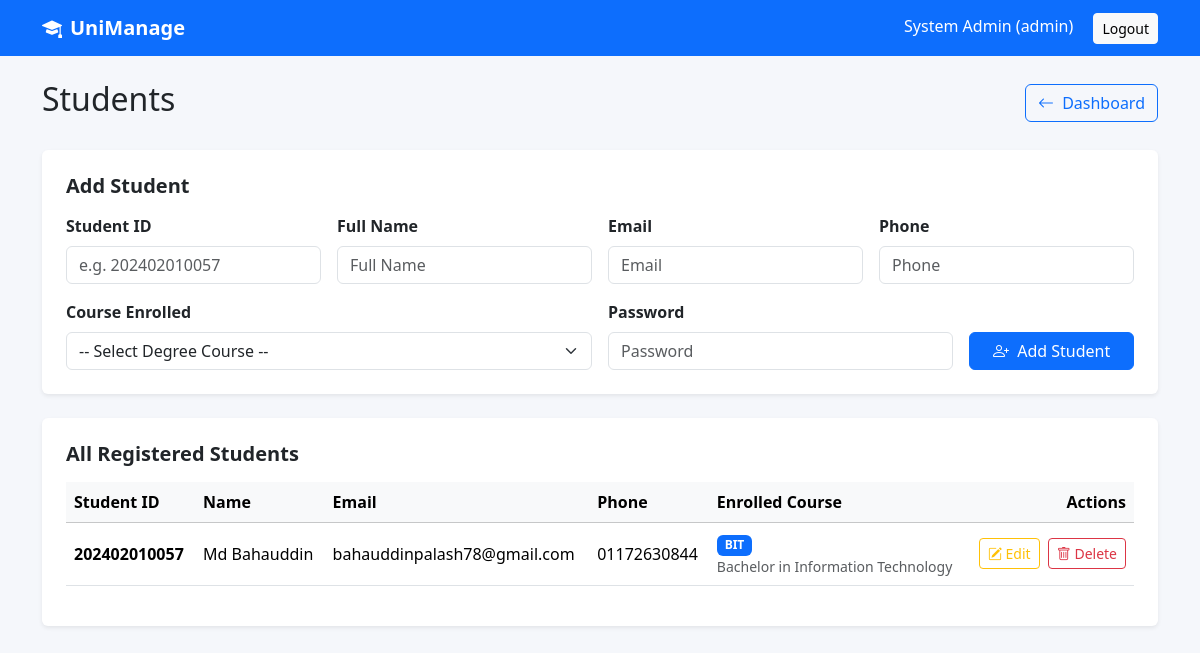
The app's page /admin/students.php (signed in) with its own data.
### tables this page shows
CREATE TABLE `students` (
  `id` int(11) NOT NULL,
  `user_id` int(11) NOT NULL,
  `course_id` int(11) DEFAULT NULL,
  `student_id` varchar(50) NOT NULL,
  `phone` varchar(30) DEFAULT NULL
);

CREATE TABLE `users` (
  `id` int(11) NOT NULL,
  `name` varchar(100) NOT NULL,
  `email` varchar(150) NOT NULL,
  `password` varchar(255) NOT NULL,
  `role` enum('admin','lecturer','student') NOT NULL,
  `created_at` timestamp NOT NULL DEFAULT current_timestamp()
);

CREATE TABLE `courses` (
  `id` int(11) NOT NULL,
  `program_id` int(11) DEFAULT NULL,
  `course_code` varchar(30) NOT NULL,
  `course_name` varchar(150) NOT NULL,
  `credit_hour` int(11) NOT NULL DEFAULT 3,
  `lecturer_id` int(11) DEFAULT NULL
);

### config/auth.php (called while the page is built, shortened)
<?php
function e($value) {
    return htmlspecialchars((string)$value, ENT_QUOTES, 'UTF-8');
}

### admin/students.php (the view, shortened to what this page needs)
<?php
require_once "../config/auth.php";
require_once "../config/database.php";
$students = $pdo->query("
    SELECT s.id AS student_db_id, s.student_id, s.phone, s.course_id,
           u.name, u.email, c.course_code, c.course_name
    FROM students s
    JOIN users u ON u.id = s.user_id
    LEFT JOIN courses c ON c.id = s.course_id
    ORDER BY s.id DESC
")->fetchAll();
include "../partials/header.php";
?>
<div class="d-flex justify-content-between align-items-center mb-4">
    <h2>Students</h2>
    <a href="dashboard.php" class="btn btn-outline-primary"><i class="bi bi-arrow-left me-1"></i> Dashboard</a>
</div>
<div class="card p-4 shadow-sm mb-4">
    <h5 class="fw-bold mb-3">Add Student</h5>
    <form method="post">
        <div class="row g-3">
            <div class="col-md-3">
                <label class="form-label fw-semibold">Student ID</label>
                <input type="text" name="student_id" class="form-control" placeholder="e.g. 202402010057" required>
            </div>
            <div class="col-md-3">
                <label class="form-label fw-semibold">Full Name</label>
                <input type="text" name="name" class="form-control" placeholder="Full Name" required>
            </div>
            <div class="col-md-3">
                <label class="form-label fw-semibold">Email</label>
                <input type="email" name="email" class="form-control" placeholder="Email" required>
            </div>
            <div class="col-md-3">
                <label class="form-label fw-semibold">Phone</label>
                <input type="text" name="phone" class="form-control" placeholder="Phone">
            </div>
            <div class="col-md-6">
                <label class="form-label fw-semibold">Course Enrolled</label>
                <select name="course_id" class="form-select" required>
                    <option value="">-- Select Degree Course --</option>
                </select>
            </div>
            <div class="col-md-4">
                <label class="form-label fw-semibold">Password</label>
                <input type="password" name="password" class="form-control" placeholder="Password" required>
            </div>
            <div class="col-md-2 d-flex align-items-end">
                <button type="submit" class="btn btn-primary w-100"><i class="bi bi-person-plus me-1"></i> Add Student</button>
            </div>
        </div>
    </form>
</div>
<div class="card p-4 shadow-sm">
    <h5 class="fw-bold mb-3">All Registered Students</h5>
    <div class="table-responsive">
        <table class="table table-hover align-middle">
            <thead class="table-light">
                <tr>
                    <th>Student ID</th>
                    <th>Name</th>
                    <th>Email</th>
                    <th>Phone</th>
                    <th>Enrolled Course</th>
                    <th class="text-end">Actions</th>
                </tr>
            </thead>
            <tbody>
                <?php if (empty($students)): ?>
                    <tr><td colspan="6" class="text-center text-muted">No students registered yet.</td></tr>
                <?php else: ?>
                    <?php foreach ($students as $st): ?>
                        <tr>
                            <td><strong><?= e($st['student_id']) ?></strong></td>
                            <td><?= e($st['name']) ?></td>
                            <td><?= e($st['email']) ?></td>
                            <td><?= e($st['phone'] ?: '-') ?></td>
                            <td>
                                <?php if ($st['course_code']): ?>
                                    <span class="badge bg-primary"><?= e($st['course_code']) ?></span>
                                    <small class="text-muted d-block"><?= e($st['course_name']) ?></small>
                                <?php else: ?>
                                    <span class="badge bg-warning text-dark">Unassigned</span>
                                <?php endif; ?>
                            </td>
                            <td class="text-end">
                                <button type="button" class="btn btn-sm btn-outline-warning me-1" data-bs-toggle="modal" data-bs-target="#editStudentModal<?= $st['student_db_id'] ?>">
                                    <i class="bi bi-pencil-square"></i> Edit
                                </button>
                                <a href="students.php?action=delete&id=<?= $st['student_db_id'] ?>"
                                   class="btn btn-sm btn-outline-danger"
                                   onclick="return confirm('Are you sure you want to delete this student account?');">
                                   <i class="bi bi-trash"></i> Delete
                                </a>
                            </td>
                        </tr>
                    <?php endforeach; ?>
                <?php endif; ?>
            </tbody>
        </table>
    </div>
</div>
<?php include "../partials/footer.php"; ?>

### assets/css/style.css (style rules this page uses)
body { background:#f5f7fb }
.card { border:0;box-shadow:0 4px 18px rgba(0,0,0,.06) }
.table td,.table th { vertical-align:middle }

### records on screen
students: student "202402010057", user.name "Md Bahauddin", user.email "bahauddinpalash78@gmail.com", phone "01172630844", course.course_code "BIT", course.course_name "Bachelor in Information Technology"

### other values on screen
$_SESSION['user']['name'] "System Admin"
$_SESSION['user']['role'] "admin"
